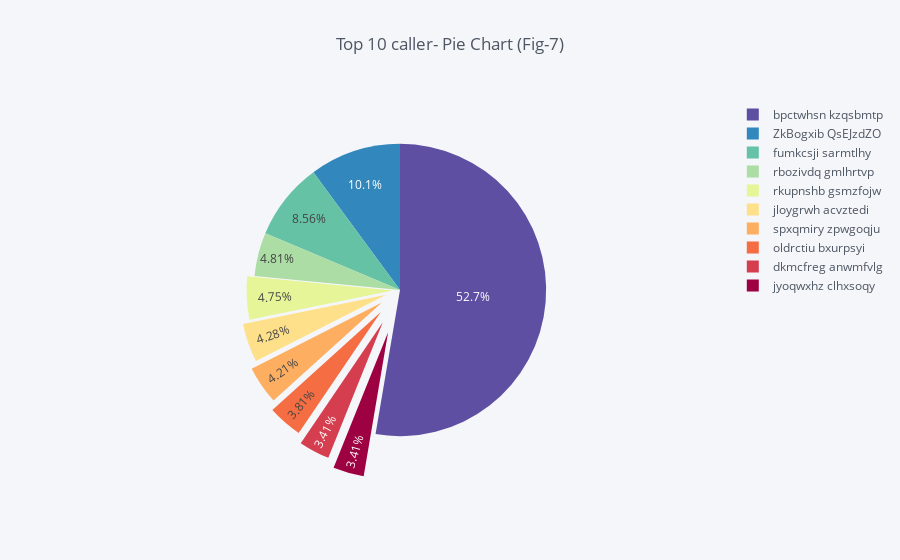

Notebook code for this chart:
### Code cell
# Find out top 10 callers in terms of frequency of raising tickets in the entire dataset
print('\033[1mTotal caller count:\033[0m', dataset1['Caller'].nunique())
df = pd.DataFrame(dataset1.groupby(['Caller']).size().nlargest(10), columns=['Count']).reset_index()
df.iplot(kind='pie',
         labels='Caller', 
         values='Count', 
         title='Top 10 caller- Pie Chart (Fig-7)',
         colorscale='-spectral',
         pull=[0,0,0,0,0.05,0.1,0.15,0.2,0.25,0.3])

### Figure 1 — Plotly figure (JSON) as saved in the notebook; plotly's stock layout.template omitted (floating-point values rounded to 4 significant figures)
{"data": [{"pull": [0, 0, 0, 0, 0.05, 0.1, 0.15, 0.2, 0.25, 0.3], "name": "", "labels": ["bpctwhsn kzqsbmtp", "ZkBogxib QsEJzdZO", "fumkcsji sarmtlhy", "rbozivdq gmlhrtvp", "rkupnshb gsmzfojw", "jloygrwh acvztedi", "spxqmiry zpwgoqju", "oldrctiu bxurpsyi", "dkmcfreg anwmfvlg", "jyoqwxhz clhxsoqy"], "values": [788, 151, 128, 72, 71, 64, 63, 57, 51, 51], "marker": {"colors": ["rgba(94, 79, 162, 1.0)", "rgba(50, 136, 189, 1.0)", "rgba(102, 194, 165, 1.0)", "rgba(171, 221, 164, 1.0)", "rgba(230, 245, 152, 1.0)", "rgba(254, 224, 139, 1.0)", "rgba(253, 174, 97, 1.0)", "rgba(244, 109, 67, 1.0)", "rgba(213, 62, 79, 1.0)", "rgba(158, 1, 66, 1.0)"]}, "type": "pie"}], "layout": {"paper_bgcolor": "#F5F6F9", "plot_bgcolor": "#F5F6F9", "titlefont": {"color": "#4D5663"}, "legend": {"bgcolor": "#F5F6F9", "font": {"color": "#4D5663"}}, "title": "Top 10 caller- Pie Chart (Fig-7)"}}
